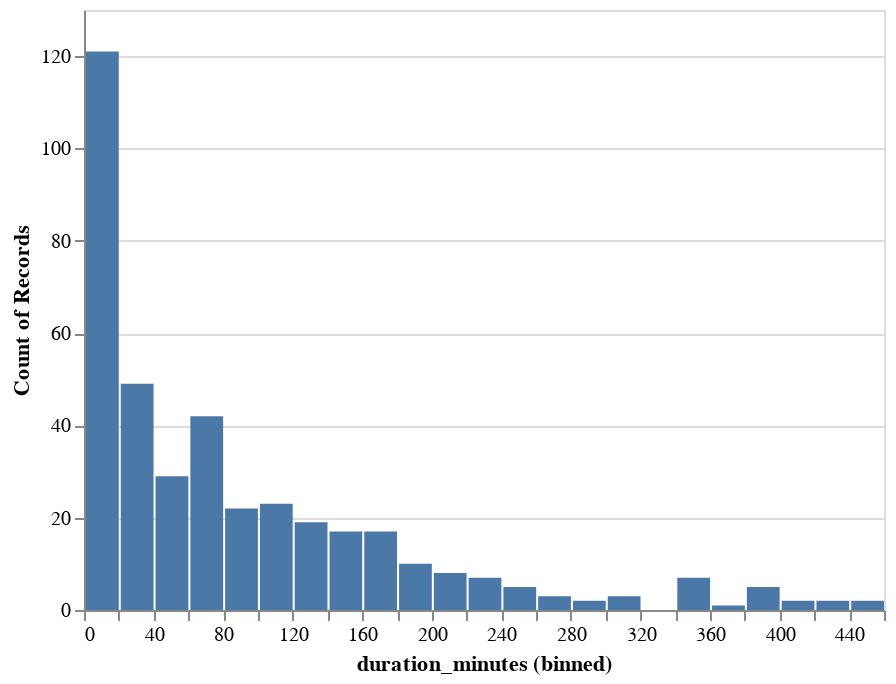

Source (notebook cell):
### Code cell
alt.Chart(
    df[df["duration_minutes"] < duration_cutoff["duration_minutes"]]
).mark_bar().encode(
    alt.X("duration_minutes", bin=alt.BinParams(maxbins=30)), y="count()"
).interactive()

### Figure 1 — Vega-Lite specification as saved in the notebook (floating-point values rounded to 4 significant figures; data arrays with more than 128 entries replaced by an {"elided": "..."} marker saying what was removed)
{"$schema": "https://vega.github.io/schema/vega-lite/v4.17.0.json", "config": {"view": {"continuousHeight": 300, "continuousWidth": 400}}, "data": {"name": "data-9df4cebbec0995655260255aca54ee50"}, "datasets": {"data-9df4cebbec0995655260255aca54ee50": {"elided": "396 records"}}, "encoding": {"x": {"bin": {"maxbins": 30}, "field": "duration_minutes", "type": "quantitative"}, "y": {"aggregate": "count", "type": "quantitative"}}, "mark": "bar", "selection": {"selector003": {"bind": "scales", "encodings": ["x", "y"], "type": "interval"}}}
